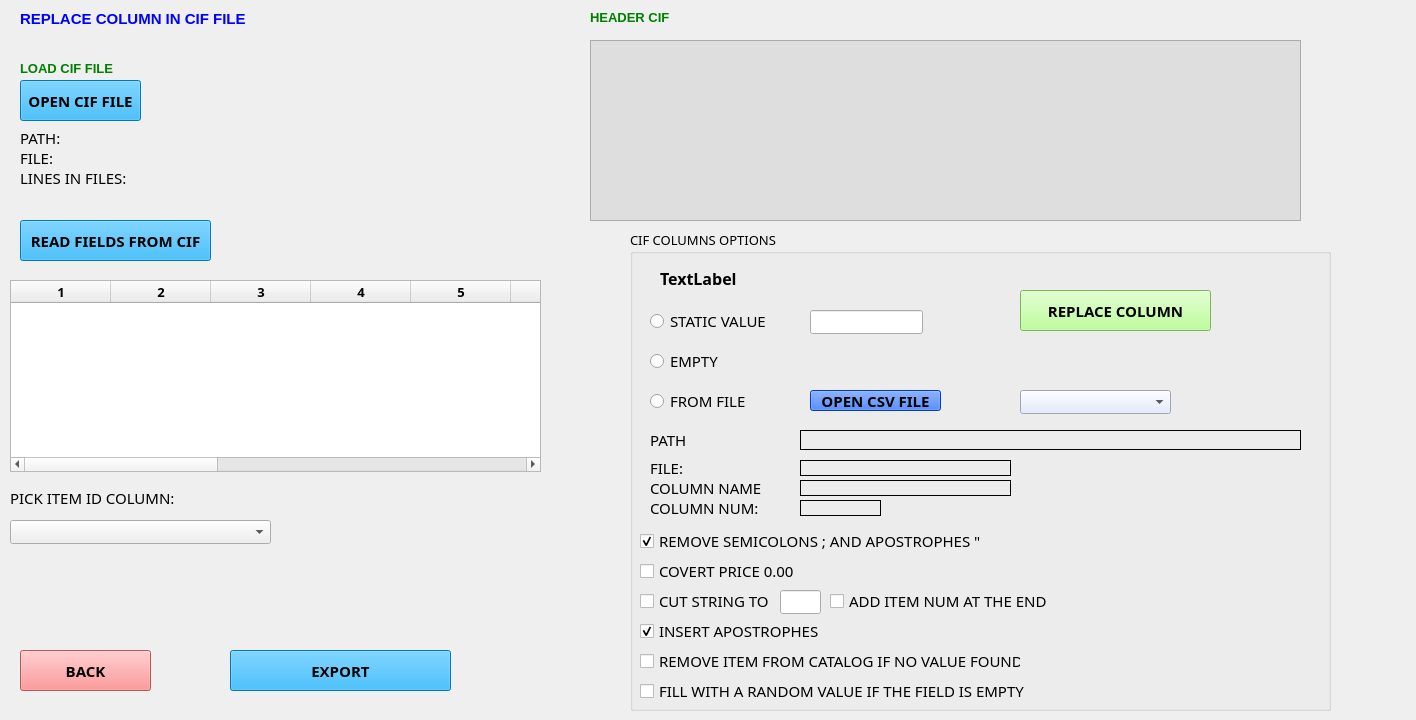
      <widget class="QWidget" name="pageCifReplaceColumn">
       <widget class="QPushButton" name="btnOpenFile_6">
        <property name="geometry">
         <rect>
          <x>20</x>
          <y>80</y>
          <width>121</width>
          <height>41</height>
         </rect>
        </property>
        <property name="font">
         <font>
          <family>Bahnschrift</family>
          <pointsize>11</pointsize>
          <bold>true</bold>
         </font>
        </property>
        <property name="styleSheet">
         <string notr="true">background-color: rgb(0, 170, 255);</string>
        </property>
        <property name="text">
         <string>OPEN CIF FILE</string>
        </property>
       </widget>
       <widget class="QLabel" name="label_65">
        <property name="geometry">
         <rect>
          <x>590</x>
          <y>10</y>
          <width>321</width>
          <height>16</height>
         </rect>
        </property>
        <property name="font">
         <font>
          <family>Arial</family>
          <pointsize>10</pointsize>
          <italic>false</italic>
          <bold>true</bold>
         </font>
        </property>
        <property name="styleSheet">
         <string notr="true">color: green;
font-weight: bold;
font: 700 10pt &quot;Arial&quot;;</string>
        </property>
        <property name="text">
         <string>&lt;html&gt;&lt;head/&gt;&lt;body&gt;&lt;p&gt;HEADER CIF&lt;/p&gt;&lt;/body&gt;&lt;/html&gt;</string>
        </property>
        <property name="style" stdset="0">
         <string/>
        </property>
       </widget>
       <widget class="QLabel" name="lblFilePath_61">
        <property name="geometry">
         <rect>
          <x>20</x>
          <y>130</y>
          <width>841</width>
          <height>16</height>
         </rect>
        </property>
        <property name="font">
         <font>
          <family>Bahnschrift</family>
          <pointsize>11</pointsize>
         </font>
        </property>
        <property name="text">
         <string>PATH:</string>
        </property>
       </widget>
       <widget class="QPushButton" name="btnBackToHome6">
        <property name="geometry">
         <rect>
          <x>20</x>
          <y>650</y>
          <width>131</width>
          <height>41</height>
         </rect>
        </property>
        <property name="font">
         <font>
          <family>Bahnschrift</family>
          <pointsize>11</pointsize>
          <bold>true</bold>
         </font>
        </property>
        <property name="styleSheet">
         <string notr="true">background-color: rgb(255, 121, 123);</string>
        </property>
        <property name="text">
         <string>BACK</string>
        </property>
       </widget>
       <widget class="QGroupBox" name="groupBoxColCifOptions_2">
        <property name="geometry">
         <rect>
          <x>630</x>
          <y>230</y>
          <width>701</width>
          <height>481</height>
         </rect>
        </property>
        <property name="font">
         <font>
          <family>Bahnschrift</family>
          <pointsize>10</pointsize>
         </font>
        </property>
        <property name="title">
         <string>CIF COLUMNS OPTIONS</string>
        </property>
        <widget class="QRadioButton" name="radBtn61">
         <property name="geometry">
          <rect>
           <x>20</x>
           <y>80</y>
           <width>131</width>
           <height>22</height>
          </rect>
         </property>
         <property name="font">
          <font>
           <family>Bahnschrift</family>
           <pointsize>11</pointsize>
          </font>
         </property>
         <property name="text">
          <string>STATIC VALUE</string>
         </property>
        </widget>
        <widget class="QRadioButton" name="radBtn62">
         <property name="geometry">
          <rect>
           <x>20</x>
           <y>120</y>
           <width>121</width>
           <height>22</height>
          </rect>
         </property>
         <property name="font">
          <font>
           <family>Bahnschrift</family>
           <pointsize>11</pointsize>
          </font>
         </property>
         <property name="text">
          <string>EMPTY</string>
         </property>
        </widget>
        <widget class="QRadioButton" name="radBtn63">
         <property name="geometry">
          <rect>
           <x>20</x>
           <y>160</y>
           <width>131</width>
           <height>22</height>
          </rect>
         </property>
         <property name="font">
          <font>
           <family>Bahnschrift</family>
           <pointsize>11</pointsize>
          </font>
         </property>
         <property name="text">
          <string>FROM FILE</string>
         </property>
        </widget>
        <widget class="QLineEdit" name="lineEditStaticVal_2">
         <property name="geometry">
          <rect>
           <x>180</x>
           <y>80</y>
           <width>113</width>
           <height>24</height>
          </rect>
         </property>
        </widget>
        <widget class="QPushButton" name="btnOpenFileCsvColumn_61">
         <property name="geometry">
          <rect>
           <x>180</x>
           <y>160</y>
           <width>131</width>
           <height>21</height>
          </rect>
         </property>
         <property name="font">
          <font>
           <family>Bahnschrift</family>
           <pointsize>11</pointsize>
           <bold>true</bold>
          </font>
         </property>
         <property name="styleSheet">
          <string notr="true">background-color: rgb(0, 85, 255);</string>
         </property>
         <property name="text">
          <string>OPEN CSV FILE</string>
         </property>
        </widget>
        <widget class="QLabel" name="lblColName_68">
         <property name="geometry">
          <rect>
           <x>20</x>
           <y>250</y>
           <width>111</width>
           <height>16</height>
          </rect>
         </property>
         <property name="font">
          <font>
           <family>Bahnschrift</family>
           <pointsize>11</pointsize>
          </font>
         </property>
         <property name="text">
          <string>COLUMN NAME:</string>
         </property>
        </widget>
        <widget class="QLabel" name="lblFileName_67">
         <property name="geometry">
          <rect>
           <x>20</x>
           <y>230</y>
           <width>41</width>
           <height>16</height>
          </rect>
         </property>
         <property name="font">
          <font>
           <family>Bahnschrift</family>
           <pointsize>11</pointsize>
          </font>
         </property>
         <property name="text">
          <string>FILE:</string>
         </property>
        </widget>
        <widget class="QLabel" name="lblFilePath_66">
         <property name="geometry">
          <rect>
           <x>20</x>
           <y>200</y>
           <width>37</width>
           <height>20</height>
          </rect>
         </property>
         <property name="font">
          <font>
           <family>Bahnschrift</family>
           <pointsize>11</pointsize>
          </font>
         </property>
         <property name="text">
          <string>PATH:</string>
         </property>
        </widget>
        <widget class="QLabel" name="lblColNum_69">
         <property name="geometry">
          <rect>
           <x>20</x>
           <y>270</y>
           <width>111</width>
           <height>16</height>
          </rect>
         </property>
         <property name="font">
          <font>
           <family>Bahnschrift</family>
           <pointsize>11</pointsize>
          </font>
         </property>
         <property name="text">
          <string>COLUMN NUM:</string>
         </property>
        </widget>
        <widget class="QCheckBox" name="ckBoxRemove_2">
         <property name="geometry">
          <rect>
           <x>10</x>
           <y>300</y>
           <width>371</width>
           <height>22</height>
          </rect>
         </property>
         <property name="font">
          <font>
           <family>Bahnschrift</family>
           <pointsize>11</pointsize>
          </font>
         </property>
         <property name="text">
          <string>REMOVE SEMICOLONS ; AND APOSTROPHES &quot; </string>
         </property>
         <property name="checked">
          <bool>true</bool>
         </property>
        </widget>
        <widget class="QCheckBox" name="ckBoxConvPrice_2">
         <property name="geometry">
          <rect>
           <x>10</x>
           <y>330</y>
           <width>251</width>
           <height>22</height>
          </rect>
         </property>
         <property name="font">
          <font>
           <family>Bahnschrift</family>
           <pointsize>11</pointsize>
          </font>
         </property>
         <property name="text">
          <string>COVERT PRICE 0.00</string>
         </property>
        </widget>
        <widget class="QCheckBox" name="ckBoxCutStr_2">
         <property name="geometry">
          <rect>
           <x>10</x>
           <y>360</y>
           <width>141</width>
           <height>22</height>
          </rect>
         </property>
         <property name="font">
          <font>
           <family>Bahnschrift</family>
           <pointsize>11</pointsize>
          </font>
         </property>
         <property name="text">
          <string>CUT STRING TO </string>
         </property>
        </widget>
        <widget class="QCheckBox" name="ckBoxAddTemNum_2">
         <property name="geometry">
          <rect>
           <x>200</x>
           <y>360</y>
           <width>221</width>
           <height>22</height>
          </rect>
         </property>
         <property name="font">
          <font>
           <family>Bahnschrift</family>
           <pointsize>11</pointsize>
          </font>
         </property>
         <property name="text">
          <string>ADD ITEM NUM AT THE END</string>
         </property>
        </widget>
        <widget class="QCheckBox" name="ckBoxInsertApost_2">
         <property name="geometry">
          <rect>
           <x>10</x>
           <y>390</y>
           <width>181</width>
           <height>22</height>
          </rect>
         </property>
         <property name="font">
          <font>
           <family>Bahnschrift</family>
           <pointsize>11</pointsize>
          </font>
         </property>
         <property name="text">
          <string>INSERT APOSTROPHES &quot;</string>
         </property>
         <property name="checked">
          <bool>true</bool>
         </property>
        </widget>
        <widget class="QLineEdit" name="lineEdit_NumOfChar_2">
         <property name="geometry">
          <rect>
           <x>150</x>
           <y>360</y>
           <width>41</width>
           <height>24</height>
          </rect>
         </property>
         <property name="font">
          <font>
           <family>Bahnschrift</family>
           <pointsize>11</pointsize>
          </font>
         </property>
        </widget>
        <widget class="QLabel" name="lbl_ColumnToReplace">
         <property name="geometry">
          <rect>
           <x>30</x>
           <y>40</y>
           <width>131</width>
           <height>16</height>
          </rect>
         </property>
         <property name="font">
          <font>
           <family>Bahnschrift</family>
           <pointsize>12</pointsize>
           <bold>true</bold>
          </font>
         </property>
         <property name="text">
          <string>TextLabel</string>
         </property>
        </widget>
        <widget class="QPushButton" name="btnReplaceColumn">
         <property name="geometry">
          <rect>
           <x>390</x>
           <y>60</y>
           <width>191</width>
           <height>41</height>
          </rect>
         </property>
         <property name="font">
          <font>
           <family>Bahnschrift</family>
           <pointsize>11</pointsize>
           <bold>true</bold>
          </font>
         </property>
         <property name="styleSheet">
          <string notr="true">background-color: rgb(170, 255, 127);</string>
         </property>
         <property name="text">
          <string>REPLACE COLUMN</string>
         </property>
        </widget>
        <widget class="QComboBox" name="comBoxColumnFromCsv_6">
         <property name="geometry">
          <rect>
           <x>390</x>
           <y>160</y>
           <width>151</width>
           <height>24</height>
          </rect>
         </property>
         <property name="font">
          <font>
           <family>Bahnschrift</family>
           <pointsize>10</pointsize>
          </font>
         </property>
         <property name="styleSheet">
          <string notr="true">background-color: rgb(221, 230, 255);</string>
         </property>
        </widget>
        <widget class="QLabel" name="lblFileName_68">
         <property name="geometry">
          <rect>
           <x>170</x>
           <y>230</y>
           <width>211</width>
           <height>16</height>
          </rect>
         </property>
         <property name="font">
          <font>
           <family>Bahnschrift</family>
           <pointsize>11</pointsize>
          </font>
         </property>
         <property name="frameShape">
          <enum>QFrame::Shape::Box</enum>
         </property>
         <property name="text">
          <string/>
         </property>
        </widget>
        <widget class="QLabel" name="lblColNum_691">
         <property name="geometry">
          <rect>
           <x>170</x>
           <y>270</y>
           <width>81</width>
           <height>16</height>
          </rect>
         </property>
         <property name="font">
          <font>
           <family>Bahnschrift</family>
           <pointsize>11</pointsize>
          </font>
         </property>
         <property name="frameShape">
          <enum>QFrame::Shape::Box</enum>
         </property>
         <property name="text">
          <string/>
         </property>
        </widget>
        <widget class="QLabel" name="lblColName_69">
         <property name="geometry">
          <rect>
           <x>170</x>
           <y>250</y>
           <width>211</width>
           <height>16</height>
          </rect>
         </property>
         <property name="font">
          <font>
           <family>Bahnschrift</family>
           <pointsize>11</pointsize>
          </font>
         </property>
         <property name="frameShape">
          <enum>QFrame::Shape::Box</enum>
         </property>
         <property name="text">
          <string/>
         </property>
        </widget>
        <widget class="QLabel" name="lblFilePath_67">
         <property name="geometry">
          <rect>
           <x>170</x>
           <y>200</y>
           <width>501</width>
           <height>20</height>
          </rect>
         </property>
         <property name="font">
          <font>
           <family>Bahnschrift</family>
           <pointsize>11</pointsize>
          </font>
         </property>
         <property name="frameShape">
          <enum>QFrame::Shape::Box</enum>
         </property>
         <property name="text">
          <string/>
         </property>
        </widget>
        <widget class="QCheckBox" name="ckBoxRemoveItemIfIsEmpty_2">
         <property name="geometry">
          <rect>
           <x>10</x>
           <y>420</y>
           <width>381</width>
           <height>22</height>
          </rect>
         </property>
         <property name="font">
          <font>
           <family>Bahnschrift</family>
           <pointsize>11</pointsize>
          </font>
         </property>
         <property name="text">
          <string>REMOVE ITEM FROM CATALOG IF NO VALUE FOUND</string>
         </property>
         <property name="checked">
          <bool>false</bool>
         </property>
        </widget>
        <widget class="QCheckBox" name="ckBoxFillRndVal_2">
         <property name="geometry">
          <rect>
           <x>10</x>
           <y>450</y>
           <width>391</width>
           <height>22</height>
          </rect>
         </property>
         <property name="font">
          <font>
           <family>Bahnschrift</family>
           <pointsize>11</pointsize>
          </font>
         </property>
         <property name="text">
          <string>FILL WITH A RANDOM VALUE IF THE FIELD IS EMPTY</string>
         </property>
         <property name="checked">
          <bool>false</bool>
         </property>
        </widget>
        <widget class="QLabel" name="lbl_ColumnToReplace_2">
         <property name="geometry">
          <rect>
           <x>220</x>
           <y>40</y>
           <width>131</width>
           <height>16</height>
          </rect>
         </property>
         <property name="font">
          <font>
           <family>Bahnschrift</family>
           <pointsize>12</pointsize>
           <bold>true</bold>
          </font>
         </property>
         <property name="text">
          <string/>
         </property>
        </widget>
       </widget>
       <widget class="QLabel" name="lblFileName_62">
        <property name="geometry">
         <rect>
          <x>20</x>
          <y>150</y>
          <width>631</width>
          <height>16</height>
         </rect>
        </property>
        <property name="font">
         <font>
          <family>Bahnschrift</family>
          <pointsize>11</pointsize>
         </font>
        </property>
        <property name="text">
         <string>FILE:</string>
        </property>
       </widget>
       <widget class="QTableWidget" name="tableWidgetCifColumns_2">
        <property name="geometry">
         <rect>
          <x>10</x>
          <y>280</y>
          <width>531</width>
          <height>192</height>
         </rect>
        </property>
        <property name="font">
         <font>
          <family>Bahnschrift</family>
          <pointsize>10</pointsize>
          <bold>true</bold>
         </font>
        </property>
        <property name="selectionMode">
         <enum>QAbstractItemView::SelectionMode::SingleSelection</enum>
        </property>
        <property name="columnCount">
         <number>13</number>
        </property>
        <column/>
        <column/>
        <column/>
        <column/>
        <column/>
        <column/>
        <column/>
        <column/>
        <column/>
        <column/>
        <column/>
        <column/>
        <column/>
       </widget>
       <widget class="QPlainTextEdit" name="plainTextEdit_6">
        <property name="geometry">
         <rect>
          <x>590</x>
          <y>40</y>
          <width>711</width>
          <height>181</height>
         </rect>
        </property>
        <property name="font">
         <font>
          <family>Bahnschrift</family>
          <pointsize>10</pointsize>
         </font>
        </property>
        <property name="styleSheet">
         <string notr="true">background-color: rgb(222, 222, 222);</string>
        </property>
       </widget>
       <widget class="QLabel" name="label_64">
        <property name="geometry">
         <rect>
          <x>20</x>
          <y>60</y>
          <width>321</width>
          <height>16</height>
         </rect>
        </property>
        <property name="font">
         <font>
          <family>Arial</family>
          <pointsize>10</pointsize>
          <italic>false</italic>
          <bold>true</bold>
         </font>
        </property>
        <property name="styleSheet">
         <string notr="true">color: green;
font-weight: bold;
font: 700 10pt &quot;Arial&quot;;</string>
        </property>
        <property name="text">
         <string>LOAD CIF FILE</string>
        </property>
        <property name="style" stdset="0">
         <string/>
        </property>
       </widget>
       <widget class="QPushButton" name="btnReadCifColFields_6">
        <property name="geometry">
         <rect>
          <x>20</x>
          <y>220</y>
          <width>191</width>
          <height>41</height>
         </rect>
        </property>
        <property name="font">
         <font>
          <family>Bahnschrift</family>
          <pointsize>11</pointsize>
          <bold>true</bold>
         </font>
        </property>
        <property name="styleSheet">
         <string notr="true">background-color: rgb(0, 170, 255);</string>
        </property>
        <property name="text">
         <string>READ FIELDS FROM CIF</string>
        </property>
       </widget>
       <widget class="QPushButton" name="pushBtnExport_6">
        <property name="geometry">
         <rect>
          <x>230</x>
          <y>650</y>
          <width>221</width>
          <height>41</height>
         </rect>
        </property>
        <property name="font">
         <font>
          <family>Bahnschrift</family>
          <pointsize>11</pointsize>
          <bold>true</bold>
         </font>
        </property>
        <property name="styleSheet">
         <string notr="true">background-color: rgb(0, 170, 255);</string>
        </property>
        <property name="text">
         <string>EXPORT</string>
        </property>
       </widget>
       <widget class="QLabel" name="lblFileCountLines_63">
        <property name="geometry">
         <rect>
          <x>20</x>
          <y>170</y>
          <width>251</width>
          <height>16</height>
         </rect>
        </property>
        <property name="font">
         <font>
          <family>Bahnschrift</family>
          <pointsize>11</pointsize>
         </font>
        </property>
        <property name="text">
         <string>LINES IN FILES:</string>
        </property>
       </widget>
       <widget class="QLabel" name="label_8">
        <property name="geometry">
         <rect>
          <x>20</x>
          <y>10</y>
          <width>1387</width>
          <height>17</height>
         </rect>
        </property>
        <property name="font">
         <font>
          <family>Arial</family>
          <pointsize>11</pointsize>
          <italic>false</italic>
          <bold>true</bold>
         </font>
        </property>
        <property name="styleSheet">
         <string notr="true">color: blue;
font-weight: bold;
font: 700 11pt &quot;Arial&quot;;</string>
        </property>
        <property name="text">
         <string>REPLACE COLUMN IN CIF FILE</string>
        </property>
        <property name="style" stdset="0">
         <string/>
        </property>
       </widget>
       <widget class="QComboBox" name="comboBoxCifColumn">
        <property name="geometry">
         <rect>
          <x>10</x>
          <y>520</y>
          <width>261</width>
          <height>24</height>
         </rect>
        </property>
       </widget>
       <widget class="QLabel" name="lblColumns">
        <property name="geometry">
         <rect>
          <x>10</x>
          <y>490</y>
          <width>251</width>
          <height>16</height>
         </rect>
        </property>
        <property name="font">
         <font>
          <family>Bahnschrift</family>
          <pointsize>11</pointsize>
         </font>
        </property>
        <property name="text">
         <string>PICK ITEM ID COLUMN:</string>
        </property>
       </widget>
      </widget>
